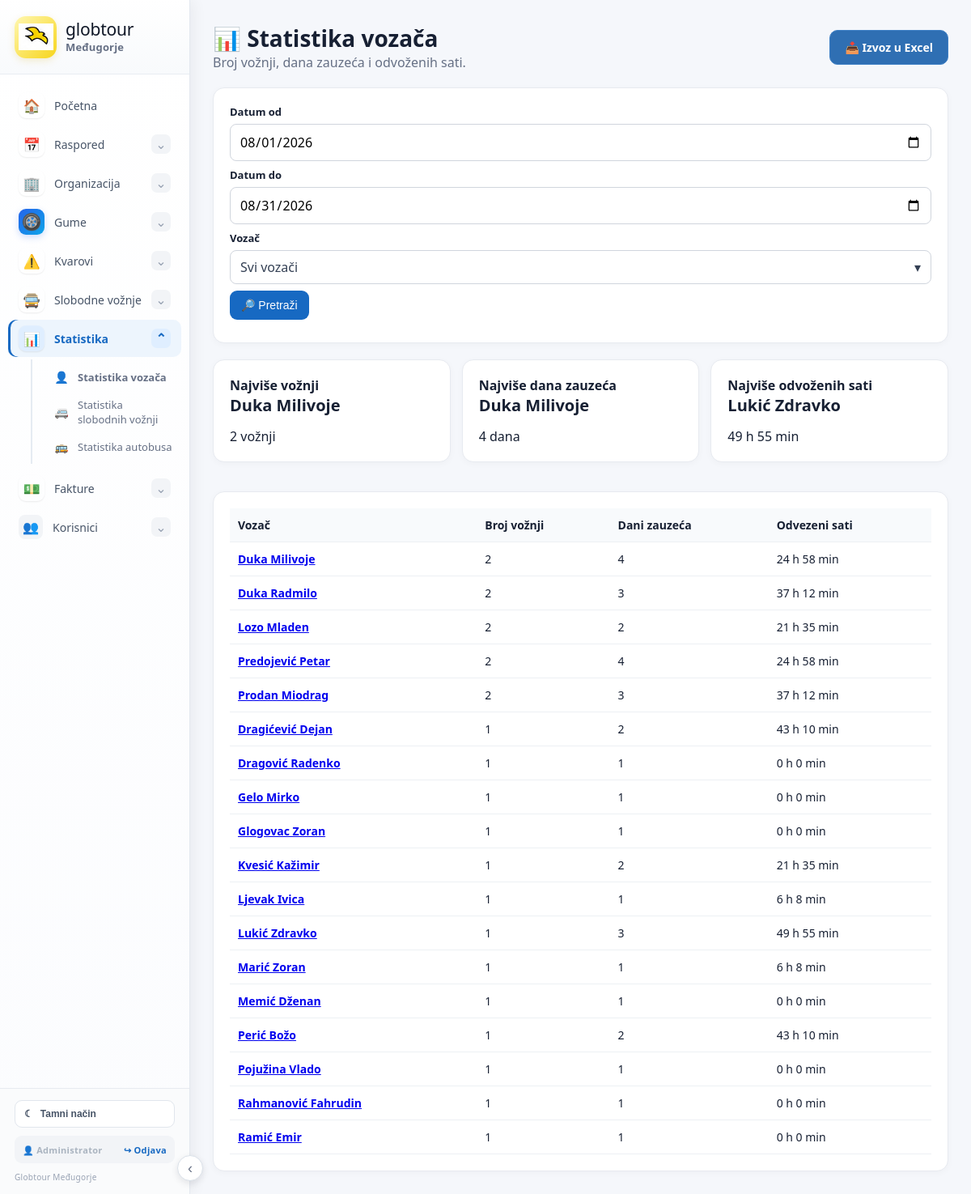
The app's page /statistika (signed in) with its own data.
### tables this page shows
CREATE TABLE users (
        id INTEGER PRIMARY KEY AUTOINCREMENT,
        username TEXT UNIQUE NOT NULL,
        password_hash TEXT NOT NULL,
        full_name TEXT,
        role TEXT NOT NULL DEFAULT 'user',
        permissions TEXT DEFAULT '',
        active INTEGER NOT NULL DEFAULT 1
    );

CREATE TABLE schedules (id INTEGER PRIMARY KEY AUTOINCREMENT,date TEXT NOT NULL,line TEXT NOT NULL,time TEXT,driver1 TEXT,driver2 TEXT,vehicle TEXT,note TEXT,group_name TEXT, source_date TEXT, is_return INTEGER NOT NULL DEFAULT 0, return_of INTEGER, hidden_from_schedule INTEGER NOT NULL DEFAULT 0);

### app.py (the view)
@app.route("/statistika")
@permission_required("schedule_view")
def driver_statistics():
    from datetime import datetime, timedelta
    date_from=request.args.get("date_from","").strip()
    date_to=request.args.get("date_to","").strip() or date.today().isoformat()
    driver_filter=request.args.get("driver","").strip()
    if not date_from:
        date_from=date.today().replace(day=1).isoformat()
    if not date_to:
        date_to=date.today().isoformat()
    c=db()
    try:
        drivers=c.execute("SELECT * FROM drivers ORDER BY name").fetchall()
    except Exception:
        drivers=[]
    try:
        schedule_rows=c.execute("SELECT * FROM schedules ORDER BY date,id").fetchall()
    except Exception:
        schedule_rows=[]
    try:
        lines=c.execute("SELECT * FROM lines").fetchall()
    except Exception:
        lines=[]
    line_map={}
    for ln in lines:
        try:
            line_map[str(ln["name"]).strip()]=ln
        except Exception:
            pass
    try:
        returns=c.execute("SELECT * FROM schedule_returns").fetchall()
    except Exception:
        returns=[]
    c.close()
    try:
        f_from=datetime.strptime(date_from,"%Y-%m-%d").date()
        f_to=datetime.strptime(date_to,"%Y-%m-%d").date()
    except Exception:
        f_from=date.today().replace(day=1)
        f_to=date.today()
    stats={}
    details={}
    def add_driver(name, occupied_days, hours, relation, work_date):
        name=(name or "").strip()
        if not name or name.lower() in ("none","-","n/a"):
            return
        if driver_filter and name!=driver_filter:
            return
        if name not in stats:
            stats[name]={"driver":name,"rides":0,"days":set(),"hours":0}
            details[name]=[]
        stats[name]["rides"]+=1
        stats[name]["days"].update(occupied_days)
        stats[name]["hours"]+=hours
        details[name].append({
            "date":work_date.isoformat() if hasattr(work_date,"isoformat") else str(work_date),
            "relation":relation or "",
            "days":len(occupied_days),
            "hours":hours
        })
    for r in schedule_rows:
        if not statistics_schedule_row_is_current(r, line_map):
            continue
        keys=r.keys()
        raw_date=None
        for col in ("date","work_date","schedule_date","datum"):
            if col in keys and r[col]:
                raw_date=r[col]; break
        if not raw_date: continue
        try:
            work_date=datetime.strptime(str(raw_date)[:10],"%Y-%m-%d").date()
        except Exception:
            continue
        if work_date>f_to or work_date<f_from:
            continue
        relation=""
        for col in ("line","line_name","relation","route"):
            if col in keys and r[col]:
                relation=str(r[col]).strip(); break
        minutes=0
        for col in ("duration_minutes","duration_min","minutes"):
            if col in keys and r[col] not in (None,""):
                try: minutes=float(r[col]); break
                except Exception: pass
        if not minutes and relation in line_map:
            ln=line_map[relation]
            lkeys=ln.keys()
            if "duration_hours_int" in lkeys or "duration_minutes" in lkeys:
                try:
                    minutes=float(ln["duration_hours_int"] or 0)*60 + float(ln["duration_minutes"] or 0)
                except Exception:
                    minutes=0
            if not minutes:
                for col in ("duration","trajanje","duration_hours"):
                    if col in lkeys and ln[col]:
                        val=str(ln[col])
                        m=re.match(r'^\s*(\d+)\s*:\s*(\d+)',val)
                        if m: minutes=int(m.group(1))*60+int(m.group(2))
                        else:
                            try: minutes=float(val)*60
                            except Exception: pass
        if not minutes:
            for col in ("duration","trajanje","hours"):
                if col in keys and r[col] not in (None,""):
                    try: minutes=float(r[col])*60; break
                    except Exception: pass
        hours=minutes/60.0
        end_dt=work_date + timedelta(days=max(0, int((minutes-1)//1440)))
        occupied=set()
        d=work_date
        while d<=end_dt:
            if f_from<=d<=f_to: occupied.add(d.isoformat())
            d+=timedelta(days=1)
        assigned=[]
        for col in ("driver","driver1","driver2","vozac","vozac1","vozac2"):
            if col in keys and r[col]:
                n=str(r[col]).strip()
                if n and n not in assigned: assigned.append(n)
        if not assigned:
            for col in ("drivers","vozaci"):
                if col in keys and r[col]:
                    for n in str(r[col]).replace("; ",",").split(","):
                        n=n.strip()
                        if n and n not in assigned: assigned.append(n)
        per_driver=hours/len(assigned) if assigned else 0
        for name in assigned:
            add_driver(name,occupied,per_driver,relation,work_date)
    summary=[]
    for x in stats.values():
        summary.append({
            "driver":x["driver"],
            "rides":x["rides"],
            "days_count":len(x["days"]),
            "hours":x["hours"],
            "hours_text": hours_hm(x["hours"])
        })
    summary.sort(key=lambda x:(-x["rides"],x["driver"].lower()))
    top_rides=max(summary,key=lambda x:x["rides"]) if summary else None
    top_days=max(summary,key=lambda x:x["days_count"]) if summary else None
    top_hours=max(summary,key=lambda x:x["hours"]) if summary else None
    detail=[]
    if driver_filter:
        detail=details.get(driver_filter,[])
    return render_template(
        "driver_statistics.html",
        summary=summary, detail=detail,
        top_rides=top_rides, top_days=top_days, top_hours=top_hours,
        drivers=drivers, date_from=date_from, date_to=date_to,
        driver_filter=driver_filter
    )

### app.py (called while the page is built, shortened)
def hours_hm(value):
 try:
  total_minutes=int(round(float(value or 0)*60))
 except (TypeError,ValueError):
  total_minutes=0
 h=total_minutes//60
 m=total_minutes%60
 return f"{h} h {m} min"

@app.context_processor
def inject_today():
 return {'today':date.today().isoformat()}

def db():
 ensure_return_schema()
 c=sqlite3.connect(DB); c.row_factory=sqlite3.Row
 seed_known_line_durations(c)
 return c

def line_group(line):
    g=(line["group_type"] or "").strip()
    return g if g in ("D0","D+1") else "D0"

@app.context_processor
def customer_select_options():
    try:
        c=db()
        rows=c.execute("SELECT id,name,id_number,vat_number,address,city,country,contact_person,phone,email,note FROM customers WHERE COALESCE(active,'Da')!='Ne' ORDER BY name COLLATE NOCASE").fetchall()
        c.close()
    except Exception:
        rows=[]
    return {"customer_rows":rows, "free_ride_customer_options":rows}

@app.context_processor
def inject_customer_lookup():
    def customer_by_name(name):
        return _customer_data(name)
    return {"customer_by_name":customer_by_name}

@app.context_processor
def inject_customers():
    try:
        c=db()
        rows=c.execute("SELECT name FROM customers WHERE COALESCE(active,'Da')!='Ne' ORDER BY name").fetchall()
        c.close()
    except Exception:
        rows=[]
    return {"customer_rows":rows}

@app.context_processor
def ctx(): return {"today":date.today().isoformat()}

def permission_required(view_permission, edit_permission=None):
    def decorator(func):
        @wraps(func)
        def wrapped(*args, **kwargs):
            user=auth_user()
            required=edit_permission if (edit_permission and request.method in ("POST","PUT","PATCH","DELETE")) else view_permission
            if not has_permission(user, required):
                return render_template("403.html"), 403
            return func(*args, **kwargs)
        return wrapped
    return decorator

def auth_user():
    uid=session.get("user_id")
    if not uid:
        return None
    try:
        c=db()
        row=c.execute("SELECT * FROM users WHERE id=? AND active=1",(uid,)).fetchone()
        c.close()
        return row
    except Exception:
        return None

@app.context_processor
def auth_context():
    return {"current_user": auth_user(), "has_permission": has_permission}

### templates/driver_statistics.html (shortened to what this page needs)
{% extends "base.html" %}{% block content %}
<div class="title"><div><h1>📊 Statistika vozača</h1><div class="muted">Broj vožnji, dana zauzeća i odvoženih sati.</div></div>
<a class="btn secondary"  href="{{ url_for('driver_statistics_excel', date_from=date_from, date_to=date_to, driver=driver_filter) }}">📥 Izvoz u Excel</a></div>
<div class="panel"><form method="get" class="form-grid">
<div class="field"><label>Datum od</label><input type="date" name="date_from" value="{{date_from}}"></div>
<div class="field"><label>Datum do</label><input type="date" name="date_to" value="{{date_to or today}}"></div>
<div class="field"><label>Vozač</label></div>
<div class="field" style="align-self:end"><button class="btn">🔎 Pretraži</button></div>
</form></div>
<div class="stats-grid">
<div class="panel"><b>Najviše vožnji</b><h2>{{top_rides.driver if top_rides else '—'}}</h2><div>{{top_rides.rides if top_rides else 0}} vožnji</div></div>
<div class="panel"><b>Najviše dana zauzeća</b><h2>{{top_days.driver if top_days else '—'}}</h2><div>{{top_days.days_count if top_days else 0}} dana</div></div>
<div class="panel"><b>Najviše odvoženih sati</b><h2>{{top_hours.driver if top_hours else '—'}}</h2><div>{{top_hours.hours_text if top_hours else '0 h 0 min'}}</div></div>
</div>
<div class="panel"><table class="table"><thead><tr><th>Vozač</th><th>Broj vožnji</th><th>Dani zauzeća</th><th>Odvezeni sati</th></tr></thead><tbody>
{% for x in summary %}<tr>
<td><a href="{{ url_for('driver_statistics_detail', driver=x.driver, date_from=date_from, date_to=date_to) }}"><b>{{x.driver}}</b></a></td>
<td>{{x.rides}}</td><td>{{x.days_count}}</td><td>{{x.hours_text if x.hours_text is defined else ((x.hours|int)) ~ ' h ' ~ ((((x.hours - (x.hours|int))*60)|round|int)) ~ ' min'}}</td>
</tr>{% else %}<tr><td colspan="4" style="text-align:center">Nema podataka za odabrani period.</td></tr>{% endfor %}
</tbody></table></div>
{% endblock %}

### templates/base.html (shortened to what this page needs)
<!doctype html><html lang="hr"><head><meta charset="utf-8"><meta name="viewport" content="width=device-width,initial-scale=1"><title>Globtour Međugorje</title><link rel="stylesheet" href="{{url_for('static',filename='style.css')}}">
</head><body>
<aside class="sidebar">
  <div class="sidebar-brand">
    <a href="/" class="brand">
      <span class="brand-logo"><img src="{{url_for('static',filename='globtour-bird.png')}}" alt="Globtour"></span>
      <span class="brand-text"><span>globtour</span><strong>Međugorje</strong></span>
    </a>
  </div>
  <nav class="side-nav">
    <a class="side-link" href="/"><span class="side-icon main-nav-icon">🏠</span><span>Početna</span></a>
    <details class="side-group">
      <summary><span class="side-icon main-nav-icon">📅</span><span>Raspored</span><span class="chevron">⌄</span></summary>
    </details>
    <details class="side-group">
      <summary><span class="side-icon main-nav-icon">🏢</span><span>Organizacija</span><span class="chevron">⌄</span></summary>
    </details>
    <details class="side-group">
      <summary><span class="side-icon main-nav-icon tire-modern-icon">🛞</span><span>Gume</span><span class="chevron">⌄</span></summary>
    </details>
    {% if has_permission(current_user,"breakdowns_view") %}
<details class="side-group" {% if request.path.startswith('/kvarovi') %}open{% endif %}>
  <summary>
    <span class="side-icon main-nav-icon">⚠️</span>
    <span>Kvarovi</span>
    <span class="chevron">⌄</span>
  </summary>
</details>
{% endif %}
    <details class="side-group" {% if request.path.startswith('/slobodne-voznje') %}open{% endif %}>
      <summary><span class="side-icon main-nav-icon">🚍</span><span>Slobodne vožnje</span><span class="chevron">⌄</span></summary>
    </details>
    <details class="side-group" {% if request.path.startswith('/statistika') %}open{% endif %}>
      <summary><span class="side-icon main-nav-icon">📊</span><span>Statistika</span><span class="chevron">⌄</span></summary>
      <div class="side-sub">
        <a href="/statistika"><span class="sub-icon">👤</span>Statistika vozača</a>
        {% if has_permission(current_user,"free_rides_view") %}<a href="/statistika/slobodne-voznje"><span class="sub-icon">🚐</span>Statistika slobodnih vožnji</a>{% endif %}
        <a href="/statistika/autobusi"><span class="sub-icon">🚌</span>Statistika autobusa</a>
      </div>
    </details>
    <details class="side-group" {% if request.path.startswith('/predracuni') or request.path.startswith('/c-fakture') %}open{% endif %}>
      <summary><span class="side-icon main-nav-icon">💵</span><span>Fakture</span><span class="chevron">⌄</span></summary>
    </details>
    <details class="side-group">
      <summary><span class="side-icon">👥</span><span>Korisnici</span><span class="chevron">⌄</span></summary>
    </details>
  </nav>
  <div class="sidebar-bottom">
    <button class="theme-toggle" type="button" onclick="toggleTheme()" aria-label="Promijeni temu">
      <span id="theme-icon">☾</span><span id="theme-label">Tamni način</span>
    </button>
    <div class="account-box">
      <span class="account-name">👤 {% if current_user %}{{current_user["full_name"] or current_user["username"]}}{% else %}Korisnik{% endif %}</span>
      <a class="logout-link" href="/logout">↪ Odjava</a>
    </div>
    <span class="sidebar-copy">Globtour Međugorje</span>
  </div>
</aside>
<button class="sidebar-toggle" type="button" onclick="toggleSidebar()" aria-label="Sakrij izbornik">‹</button>
<main class="wrap">{% with messages=get_flashed_messages(with_categories=true) %}{% for cat,msg in messages %}<div class="alert alert-{{cat}}">{{msg}}</div>{% endfor %}{% endwith %}{% block content %}{% endblock %}</main>
</body></html>

### templates/base.html (style rules this page uses)
a.btn.excel-export-btn, button.btn.excel-export-btn, a[href*="excel"].btn, button[data-export="excel"] { display:inline-flex !important; align-items:center !important; gap:8px !important; padding:11px 18px !important; border-radius:10px !important; background:#2f6fb3 !important; color:#fff !important; border:1px solid #3f80c5 !important; font-weight:600 !important; text-decoration:none !important; box-shadow:none !important; }

### records on screen
users: full_name "Administrator"
schedules: driver2 "Duka Milivoje", driver "Duka Milivoje", rides "2", days_count "4", hours_text "24 h 58 min", driver "Dragović Radenko", rides "1", days_count "1", hours_text "0 h 0 min"
schedules: driver1 "Lukić Zdravko", driver "Lukić Zdravko", rides "1", days_count "3", hours_text "49 h 55 min"
schedules: driver "Duka Radmilo", rides "2", days_count "3", hours_text "37 h 12 min"
schedules: driver "Lozo Mladen", rides "2", days_count "2", hours_text "21 h 35 min", driver "Kvesić Kažimir", rides "1"
schedules: driver "Predojević Petar", rides "2", days_count "4", hours_text "24 h 58 min", driver "Pojužina Vlado", rides "1", days_count "1", hours_text "0 h 0 min"
schedules: driver "Prodan Miodrag", rides "2", days_count "3", hours_text "37 h 12 min"
schedules: driver "Dragićević Dejan", rides "1", days_count "2", hours_text "43 h 10 min"
schedules: driver "Gelo Mirko", rides "1", days_count "1", hours_text "0 h 0 min", driver "Glogovac Zoran"
schedules: driver "Ljevak Ivica", rides "1", days_count "1", hours_text "6 h 8 min", driver "Marić Zoran"
schedules: driver "Memić Dženan", rides "1", days_count "1", hours_text "0 h 0 min"
schedules: driver "Perić Božo", rides "1", days_count "2", hours_text "43 h 10 min"
schedules: driver "Rahmanović Fahrudin", rides "1", days_count "1", hours_text "0 h 0 min", driver "Ramić Emir"

### other values on screen
{{ top_rides.rides if top_rides else 0 }} "2"
{{ top_days.days_count if top_days else 0 }} "4"
{{ top_hours.hours_text if top_hours else '0 h 0 min' }} "49 h 55 min"
